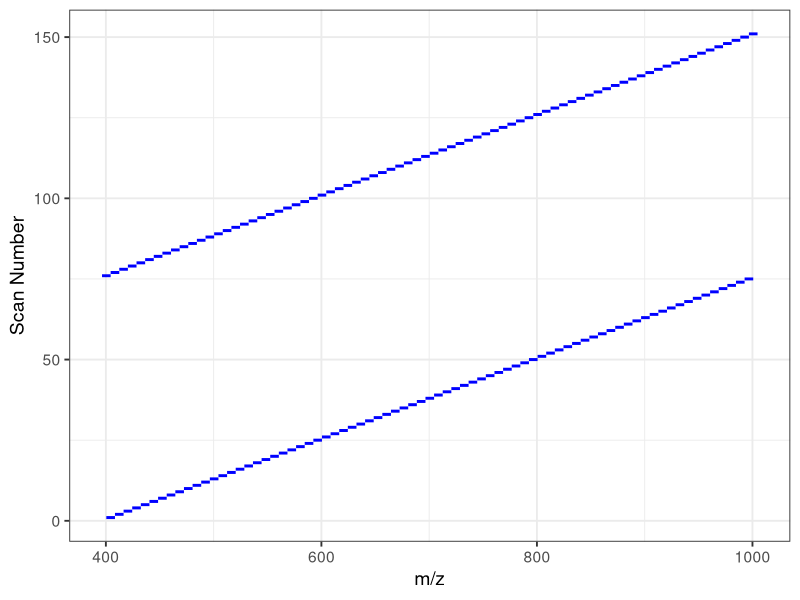

Generate this figure with R: (Note: this script raises an error after producing the figure.)

# -------------------------------------------------------------------------


library(tidyverse)

# -------------------------------------------------------------------------


start_mz <- 400
stop_mz <- 1000

# For the HFX, Exploris480 and Ecclipse use 75 windows
# For the QE, QE-HF use 25 windows

num_windows <- 75

optimalMzIncrement <- 1.00045475

optimalMzConstant <- 0.25
# optimalMzConstant <- 0.241469079

increment <- ceiling((stop_mz - start_mz)/num_windows)


# Cycle 1 -----------------------------------------------------------------


cycle_1 <- data.frame(index = 0:(num_windows-1))

cycle_1$left <- start_mz + increment*cycle_1$index
cycle_1$right <- start_mz + increment*(cycle_1$index + 1)

cycle_1 <- cycle_1 %>% 
  mutate(start_mz = ceiling(left / optimalMzIncrement) * optimalMzIncrement + optimalMzConstant,
         stop_mz = ceiling(right / optimalMzIncrement) * optimalMzIncrement + optimalMzConstant,
         delta_mz = stop_mz - start_mz,
         center_mz = (stop_mz + start_mz) / 2) %>% 
  select(index, start_mz, center_mz, stop_mz, delta_mz)

 

# Cycle 2 -----------------------------------------------------------------


cycle_2 <- data.frame(index = 0:(num_windows))

cycle_2$left <- start_mz + increment*cycle_2$index - (0.5*increment)
cycle_2$right <- start_mz + increment*(cycle_2$index + 1) - (0.5*increment)

cycle_2 <- cycle_2 %>% 
  mutate(start_mz = ceiling(left / optimalMzIncrement) * optimalMzIncrement + optimalMzConstant,
         stop_mz = ceiling(right / optimalMzIncrement) * optimalMzIncrement + optimalMzConstant,
         delta_mz = stop_mz - start_mz,
         center_mz = (stop_mz + start_mz) / 2) %>% 
  select(index, start_mz, center_mz, stop_mz, delta_mz)


# Window Scheme -----------------------------------------------------------

window_scheme <- rbind(cycle_1, cycle_2) %>% 
  mutate(time = 1:nrow(.)) %>% 
  select(time, everything(), -index)

ggplot(window_scheme) +
  geom_linerange(aes(y = time, xmin = start_mz, xmax = stop_mz), size = 1, color = "blue") +
  theme_bw(base_size = 14) +
  labs(y = "Scan Number",
       x = "m/z")


# export ------------------------------------------------------------------


export(window_scheme, file = paste0("DIA_wide-window_", start_mz, "_", stop_mz, "mz_", num_windows, "x", increment, "mz-ol",".csv"))
export(window_scheme, file = paste0("DIA_GPF_", start_mz, "_", stop_mz, "mz_", num_windows, "x", increment, "mz-ol",".csv"))


